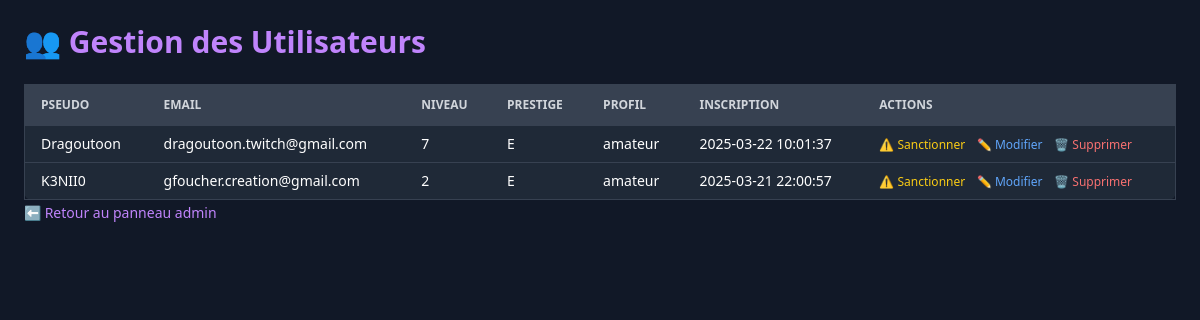
The app's page /admin/users.php (signed in) with its own data.
### tables this page shows
CREATE TABLE `users` (
  `id` int(11) NOT NULL,
  `username` varchar(50) NOT NULL,
  `email` varchar(100) NOT NULL,
  `password_hash` varchar(255) NOT NULL,
  `level` int(11) DEFAULT 1,
  `experience` int(11) DEFAULT 0,
  `custom_xp` int(11) DEFAULT 0,
  `prestige` char(1) DEFAULT 'E',
  `profile_type` enum('débutant','amateur') NOT NULL,
  `avatar` varchar(255) DEFAULT NULL,
  `theme_color` varchar(7) DEFAULT '#3498db',
  `bio` text DEFAULT NULL,
  `created_at` datetime DEFAULT current_timestamp(),
  `rest_day_1` enum('lundi','mardi','mercredi','jeudi','vendredi','samedi','dimanche') DEFAULT NULL,
  `rest_day_2` enum('lundi','mardi','mercredi','jeudi','vendredi','samedi','dimanche') DEFAULT NULL,
  `last_prestige_offer` datetime DEFAULT NULL,
  `age` int(11) DEFAULT NULL,
  `is_public` tinyint(1) DEFAULT 0,
  `public_token` varchar(100) DEFAULT NULL,
  `last_custom_training` date DEFAULT NULL
);

### admin/users.php (the view, shortened to what this page needs)
<?php
require_once '../includes/config.php';
$users = $pdo->query("SELECT id, username, email, level, prestige, profile_type, created_at FROM users ORDER BY level DESC, username ASC")->fetchAll();
?>
<!DOCTYPE html>
<html lang="fr">
<head>
    <script src="https://cdn.tailwindcss.com"></script>
</head>
<body class="bg-gray-900 text-white min-h-screen p-6">
    <div class="max-w-6xl mx-auto space-y-6">
        <h1 class="text-3xl font-bold text-purple-400">👥 Gestion des Utilisateurs</h1>
        <div class="overflow-x-auto">
            <table class="w-full text-sm text-left bg-gray-800 border border-gray-700 rounded-lg">
                <thead class="bg-gray-700 text-gray-300 uppercase text-xs">
                    <tr>
                        <th class="px-4 py-3">Pseudo</th>
                        <th class="px-4 py-3">Email</th>
                        <th class="px-4 py-3">Niveau</th>
                        <th class="px-4 py-3">Prestige</th>
                        <th class="px-4 py-3">Profil</th>
                        <th class="px-4 py-3">Inscription</th>
                        <th class="px-4 py-3">Actions</th>
                    </tr>
                </thead>
                <tbody>
                    <?php foreach ($users as $user): ?>
                        <tr class="border-t border-gray-700 hover:bg-gray-700 transition">
                            <td class="px-4 py-2"><?= htmlspecialchars($user['username']) ?></td>
                            <td class="px-4 py-2"><?= htmlspecialchars($user['email']) ?></td>
                            <td class="px-4 py-2"><?= $user['level'] ?></td>
                            <td class="px-4 py-2"><?= $user['prestige'] ?></td>
                            <td class="px-4 py-2"><?= $user['profile_type'] ?></td>
                            <td class="px-4 py-2"><?= $user['created_at'] ?></td>
                            <td class="px-4 py-2 space-x-2">
                                <a href="penalties.php?user_id=<?= $user['id'] ?>" class="text-yellow-400 hover:underline text-xs">⚠️ Sanctionner</a>
                                <a href="edit_user.php?id=<?= $user['id'] ?>" class="text-blue-400 hover:underline text-xs">✏️ Modifier</a>
                                <form method="POST" action="users.php" onsubmit="return confirm('Supprimer cet utilisateur ?')" class="inline">
                                    <button type="submit" class="text-red-400 hover:underline text-xs bg-transparent border-0 p-0">🗑️ Supprimer</button>
                                </form>
                            </td>
                        </tr>
                    <?php endforeach; ?>
                </tbody>
            </table>
        </div>
        <a href="dashboard.php" class="text-purple-400 hover:underline text-sm">⬅️ Retour au panneau admin</a>
    </div>
</body>
</html>

### records on screen
users: username "Dragoutoon", email "dragoutoon.twitch@gmail.com", level "7", prestige "E", profile_type "amateur", created_at "2025-03-22 10:01:37"
users: username "K3NII0", email "gfoucher.creation@gmail.com", level "2", prestige "E", profile_type "amateur", created_at "2025-03-21 22:00:57"
